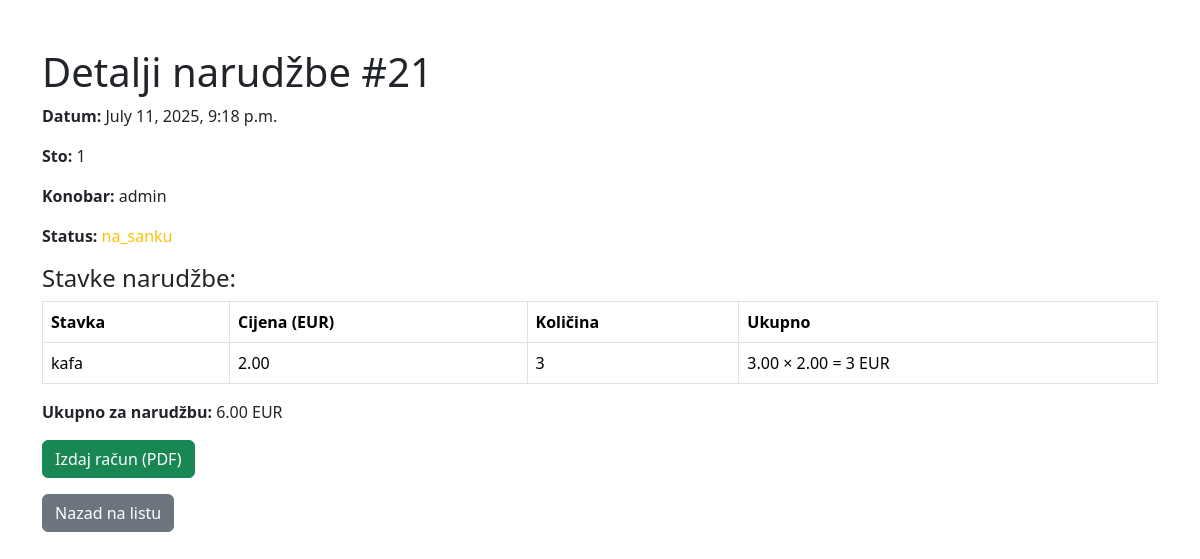
The app's page /21/ (signed in), older data.
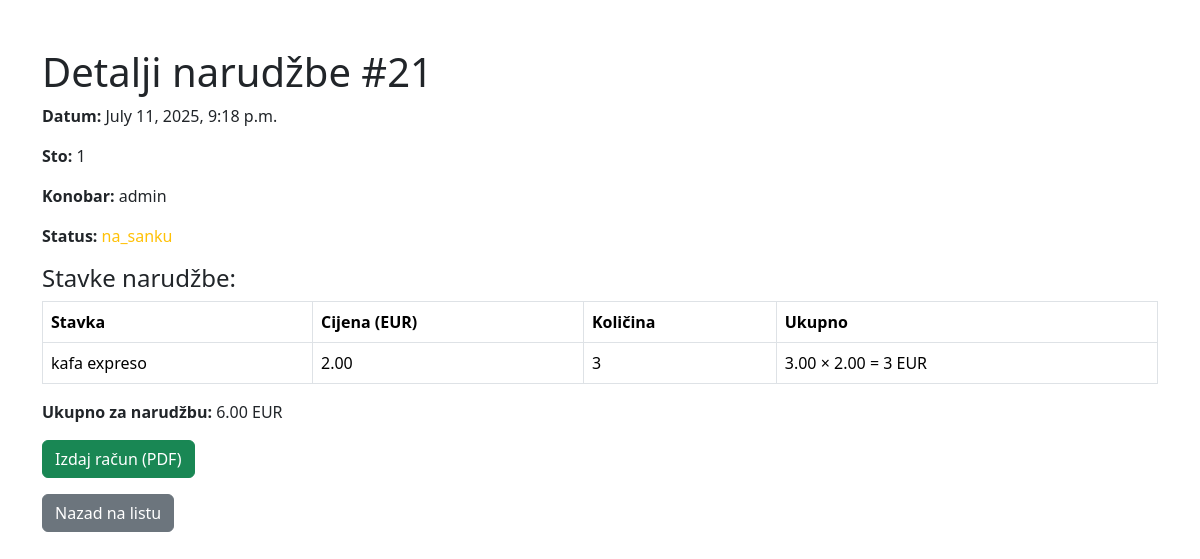
The same page, newer data.
### narudzba/models.py (models this page shows, shortened)
class StavkaNarudzbe(models.Model):
    narudzba = models.ForeignKey(Narudzba, related_name='stavke', on_delete=models.CASCADE)
    stavka = models.ForeignKey(Stavka, on_delete=models.CASCADE)
    kolicina = models.PositiveIntegerField(default=1)

### meni/models.py (models this page shows, shortened)
class Stavka(models.Model):
    naziv = models.CharField(max_length=100)
    opis = models.TextField(blank=True, null=True)
    cijena = models.DecimalField(max_digits=8, decimal_places=2)

### narudzba/views.py (the view)
# urls.py: path('<int:pk>/', views.narudzba_detail, name='narudzba_detail'),
@login_required
def narudzba_detail(request, pk):
    narudzba = get_object_or_404(Narudzba, pk=pk)
    stavke = narudzba.stavke.all()
    ukupno = sum(stavka.kolicina * stavka.stavka.cijena for stavka in stavke)
    return render(request, 'narudzba/narudzba_detail.html', {
        'narudzba': narudzba,
        'stavke': stavke,
        'ukupno': ukupno
    })

### narudzba/templates/narudzba/narudzba_detail.html (shortened to what this page needs)
<!DOCTYPE html>
<html lang="sr">
<head>
    <link rel="stylesheet" href="https://cdn.jsdelivr.net/npm/bootstrap@5.3.3/dist/css/bootstrap.min.css">
</head>
<body class="container mt-5">
    <h1>Detalji narudžbe #{{ narudzba.id }}</h1>
    <p><strong>Datum:</strong> {{ narudzba.datum }}</p>
    <p><strong>Sto:</strong> {{ narudzba.sto_broj }}</p>
    {% if narudzba.konobar %}
        <p><strong>Konobar:</strong> {{ narudzba.konobar.get_full_name|default:narudzba.konobar.username }}</p>
    {% endif %}
    <p>
        <strong>Status:</strong>
        <span class="
            {% if narudzba.status == 'na_sanku' %}text-warning
            {% elif narudzba.status == 'u_pripremi' %}text-primary
            {% elif narudzba.status == 'spremna' %}text-success
            {% elif narudzba.status == 'placena' %}text-muted
            {% endif %}
        ">
            {{ narudzba.get_status_display }}
        </span>
    </p>
    <h4>Stavke narudžbe:</h4>
    <table class="table table-bordered">
        <thead>
            <tr>
                <th>Stavka</th>
                <th>Cijena (EUR)</th>
                <th>Količina</th>
                <th>Ukupno</th>
            </tr>
        </thead>
        <tbody>
            {% for stavka in stavke %}
                <tr>
                    <td>{{ stavka.stavka.naziv }}</td>
                    <td>{{ stavka.stavka.cijena|floatformat:2 }}</td>
                    <td>{{ stavka.kolicina }}</td>
                    <td>{{ stavka.kolicina|floatformat:2 }} × {{ stavka.stavka.cijena|floatformat:2 }} = {{ stavka.kolicina|floatformat:2|add:"0"|floatformat }} EUR</td>
                </tr>
            {% endfor %}
        </tbody>
    </table>
    <p><strong>Ukupno za narudžbu:</strong> {{ ukupno|floatformat:2 }} EUR</p>
    {% if narudzba.status == 'na_sanku' %}
    <form method="post" action="{% url 'izdaj_racun' narudzba.pk %}">
        <button type="submit" class="btn btn-success">Izdaj račun (PDF)</button>
    </form>
    {% endif %}
    <a href="{% url 'narudzba_list' %}" class="btn btn-secondary mt-3">Nazad na listu</a>
</body>
</html>

Row changes from the older to the newer data that the page shows:
changed through a linked row, StavkaNarudzbe: stavka.naziv "kafa" → "kafa expreso"
